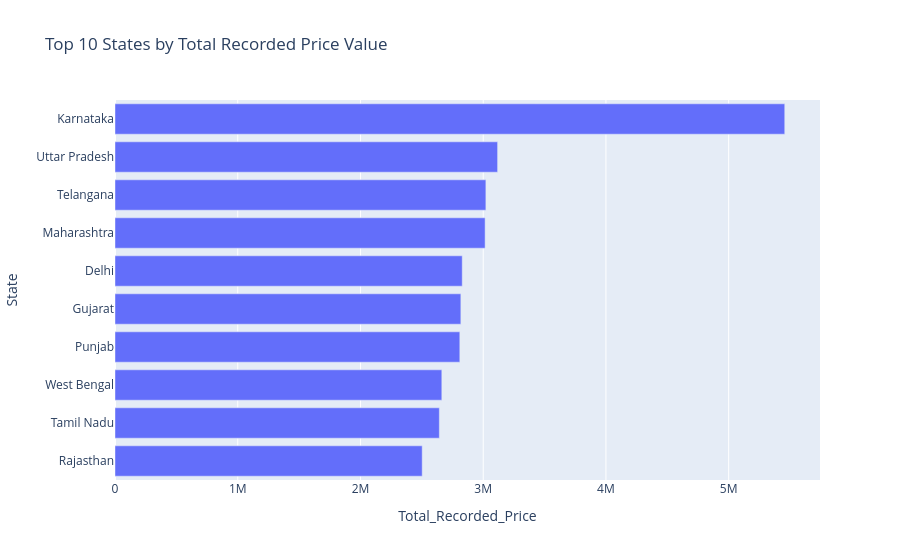

The notebook cell this image was saved under:
### Code cell
# Plot the top 10 states.
fig = px.bar(
    state_summary.head(10).sort_values("Total_Recorded_Price"),
    x="Total_Recorded_Price",
    y="State",
    orientation="h",
    title="Top 10 States by Total Recorded Price Value"
)
fig.show()

### Figure 1 — Plotly figure (JSON) as saved in the notebook; plotly's stock layout.template omitted (floating-point values rounded to 4 significant figures)
{"data": [{"hovertemplate": "Total_Recorded_Price=%{x}<br>State=%{y}<extra></extra>", "legendgroup": "", "marker": {"color": "#636efa", "pattern": {"shape": ""}}, "name": "", "orientation": "h", "showlegend": false, "textposition": "auto", "type": "bar", "x": [2503000.0, 2643000.0, 2663000.0, 2809000.0, 2818000.0, 2829000.0, 3016000.0, 3022000.0, 3117000.0, 5457000.0], "xaxis": "x", "y": ["Rajasthan", "Tamil Nadu", "West Bengal", "Punjab", "Gujarat", "Delhi", "Maharashtra", "Telangana", "Uttar Pradesh", "Karnataka"], "yaxis": "y"}], "layout": {"barmode": "relative", "legend": {"tracegroupgap": 0}, "title": {"text": "Top 10 States by Total Recorded Price Value"}, "xaxis": {"anchor": "y", "domain": [0, 1], "title": {"text": "Total_Recorded_Price"}}, "yaxis": {"anchor": "x", "domain": [0, 1], "title": {"text": "State"}}}}
